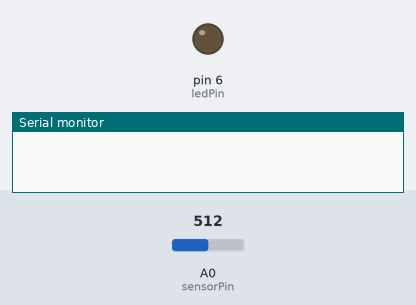
The sketch below on a simulated Arduino Uno, built with avr-gcc and run on an emulated ATmega328P. Parts: output pins drawn as LEDs (lit = HIGH), the last lines printed to the serial monitor. The inputs (shaded band) are chosen by the test bench; at power-on: A0 (sensorPin) = 512.

Above: at 1.2 s.
1.3 s: A0 (sensorPin) set to 550
At 1.9 s:
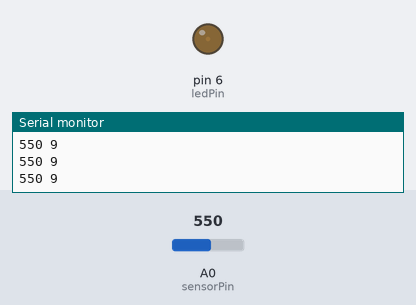
2.8 s: A0 (sensorPin) set to 716
At 3.6 s:
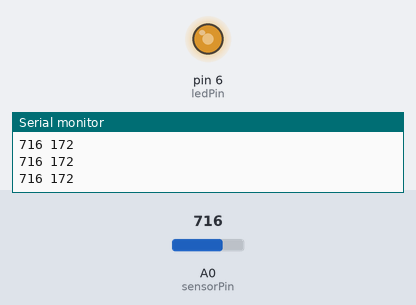
4.3 s: A0 (sensorPin) set to 900
At 4.6 s:
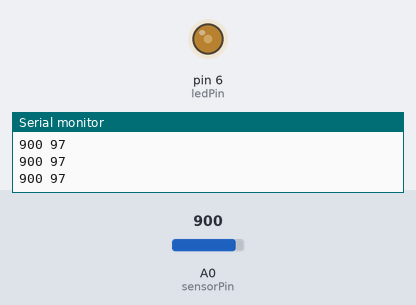
5.8 s: A0 (sensorPin) set to 1023
At 6.9 s:
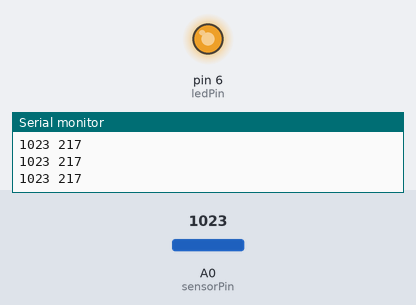
Timing chart, 0 to 8.3 s (numbered marks = the images above; inputs shaded):
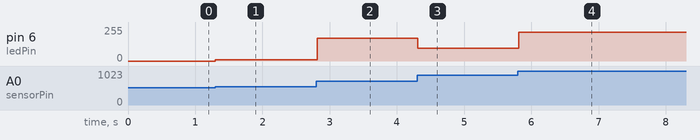

The sketch:

water_levle_sensor.ino
```cpp
// Sensor pins pin D6 LED output, pin A0 analog Input
#define ledPin 6
#define sensorPin A0

void setup() {
  Serial.begin(9600);
  pinMode(ledPin, OUTPUT);
  digitalWrite(ledPin, LOW);

}

void loop()
{
  unsigned int sensorValue = analogRead(sensorPin);

  if (sensorValue < 540)
    return;

  uint8_t outputValue = map(sensorValue, 540, 800, 0, 255);
  Serial.print(sensorValue);
  Serial.print(" ");
  Serial.println(outputValue);
  analogWrite(ledPin, outputValue); // generate PWM signal
}
```

Measured:
- after the input at 1.3 s, pin 6 (ledPin): 0/255 → 9/255 at once
- after the input at 2.8 s, pin 6 (ledPin): 9/255 → 172/255 at once
- after the input at 4.3 s, pin 6 (ledPin): 172/255 → 97/255 at once
- after the input at 5.8 s, pin 6 (ledPin): 97/255 → 217/255 at once
